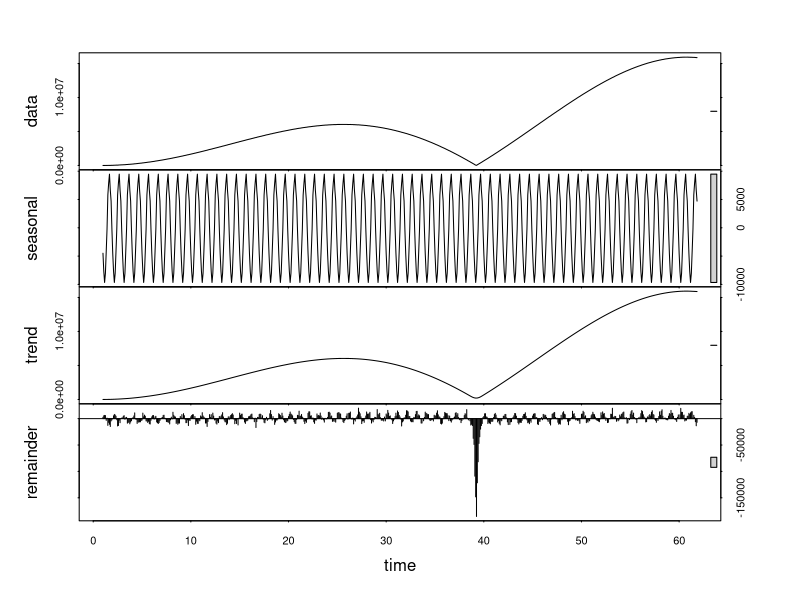
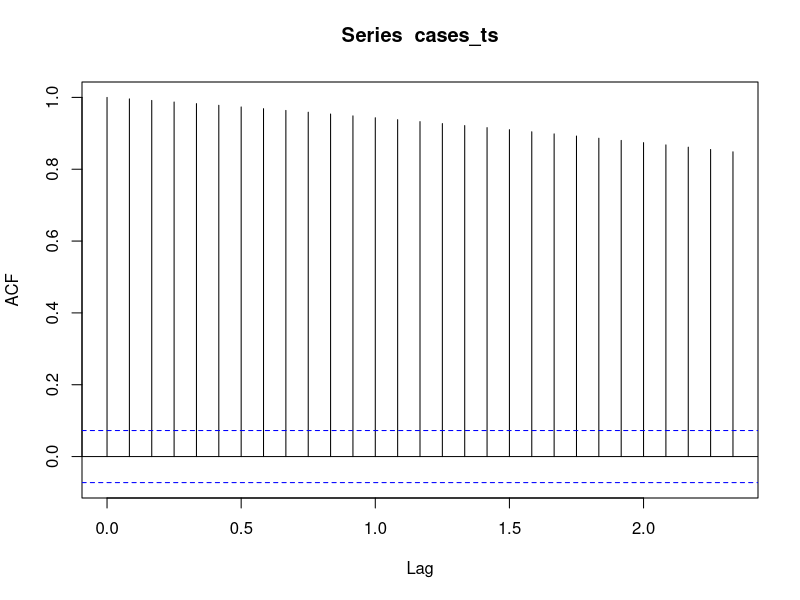
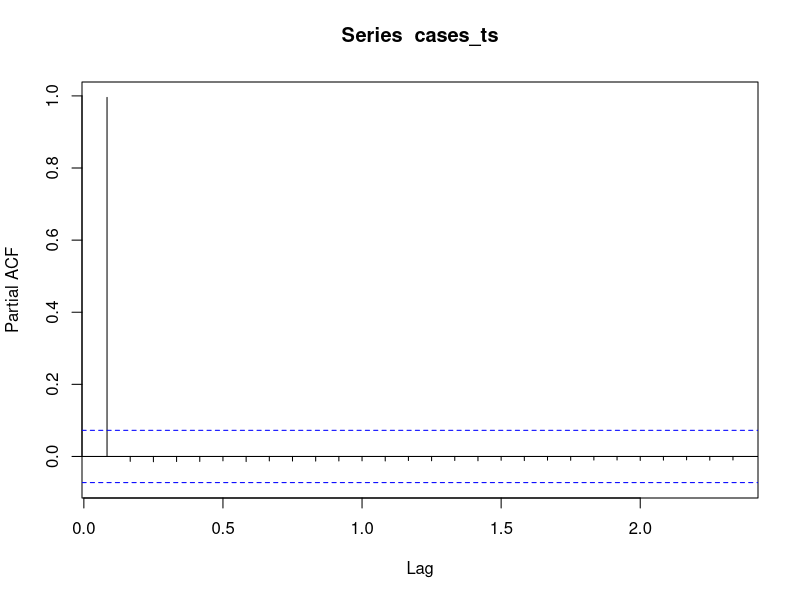

The R script that drew these images, in order:
library(tidyverse)
library(lubridate)
library(forecast)
library(ggplot2)

# Load the dataset
covid_data <- read.csv("synthetic_covid_data_realistic.csv")

# Preprocessing
covid_data$Date <- as.Date(covid_data$Date)
selected_country_data <- filter(covid_data, Country == "United States")

# Time Series Decomposition
cases_ts <- ts(selected_country_data$Cases, frequency = 12)
decomposed_cases <- stl(cases_ts, s.window = "periodic")
plot(decomposed_cases)

# Autocorrelation Analysis
acf(cases_ts)
pacf(cases_ts)

# Save the decomposition plot and ACF, PACF plots
ggsave("cases_decomposition.png")
ggsave("cases_acf_pacf.png")
